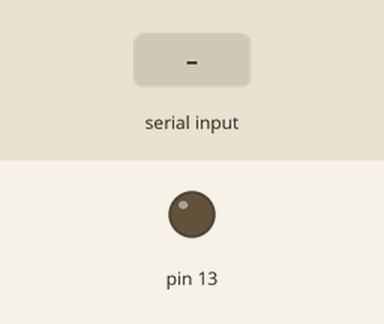
Recording of a sketch running on a simulated Arduino Leonardo, built with avr-gcc and run on an emulated ATmega32U4. On the bench: output pins drawn as LEDs (lit = HIGH). Dashed ring = blinking. Inputs (shaded band) come from the test bench.

Above: at 1.2 s.
1.3 s: byte 1 (0x01) received over Serial
At 11.1 s:
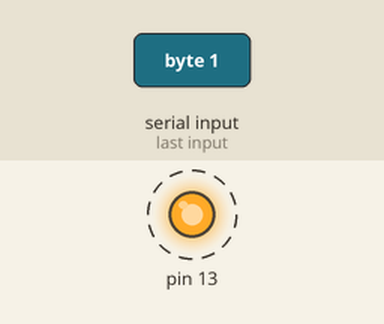
Timing chart, 0 to 11.8 s (numbered marks = the images above; inputs shaded):
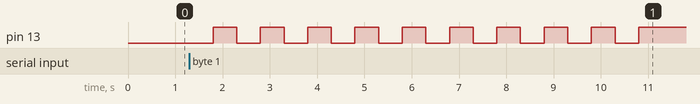

Measured:
- after the input at 1.3 s, pin 13: alternates HIGH for 0.50 s and LOW for 0.50 s, starting after 0.50 s

The sketch:

serialphparduino.ino
```cpp
char inByte = 0;         // incoming serial byte
void setup()
{
  // start serial port at 9600 bps and wait for port to open:
  Serial.begin(9600);
  while (!Serial) {
    ; // wait for serial port to connect. Needed for Leonardo only
  }
   pinMode(13, OUTPUT);
}

void loop()
{
  // if we get a valid byte, read analog ins:
  if (Serial.available() > 0) {
    // get incoming byte:
    inByte = Serial.read();
    if(inByte == 0x01){
    for(int i=0;i<10;i++){
    digitalWrite(13, LOW);
    delay(500);
    digitalWrite(13, HIGH);
    delay(500);
    }
    inByte=0;
    }else{
    digitalWrite(13, LOW);
    }

  }
}
```
